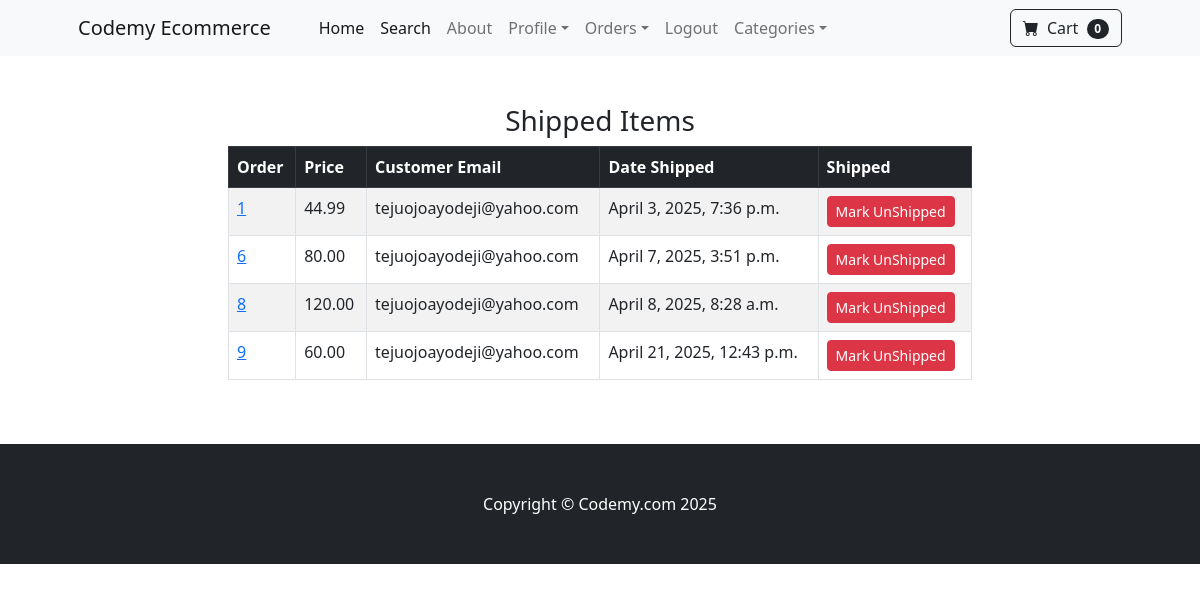
The page /payment/shipped_dash (signed in) on the database its author committed.
### payment/models.py (models this page shows, shortened)
class Order(models.Model):
    user = models.ForeignKey(User, on_delete=models.CASCADE, null= True, blank=True)
    full_name = models.CharField(max_length=250)
    email = models.EmailField(max_length=250)
    shipping_address = models.TextField(max_length=15000)
    amount_paid = models.DecimalField(max_digits=10, decimal_places=2)
    date_ordered = models.DateTimeField(auto_now_add=True)
    shipped = models.BooleanField(default=False)
    date_shipped = models.DateTimeField(blank=True, null=True)

### payment/views.py (the view, shortened to what this page needs)
# urls.py: path('shipped_dash', views.shipped_dash, name='shipped_dash'),
def shipped_dash(request):
    if request.user.is_authenticated and request.user.is_superuser:
        orders = Order.objects.filter(shipped=True)
        return render(request, 'payment/shipped_dash.html', {"orders": orders})
    else:
        messages.success(request, 'Access Denied!')
        return redirect('home')

### cart/cart.py (called while the page is built)
    def __len__(self):
        return len(self.cart)

### cart/context_processors.py (called while the page is built)
def cart(request):
    return {'cart': Cart(request)}

### payment/templates/payment/shipped_dash.html (shortened to what this page needs)
{% extends 'base.html' %}
{% block content %}
    <div class="container">
        <div class="row">
            <center>
                <div class="col-8">
                    <br><br>
                    <h3>Shipped Items</h3>
                    <table class="table table-striped table-hover table-bordered">
                        <thead class="table-dark">
                            <tr>
                                <th scope="col">Order</th>
                                <th scope="col">Price</th>
                                <th scope="col">Customer Email</th>
                                <th scope="col">Date Shipped</th>
                                <th scope="col">Shipped</th>
                            </tr>
                            </thead>
                            <tbody>
                                {% for item in orders %}
                                    <tr>
                                        <td><a href="{% url 'orders' item.id %}">{{ item.id }}</a></td>
                                        <td>{{ item.amount_paid }}</td>
                                        <td>{{ item.email }}</td>
                                        <td>{{ item.date_ordered }}</td>
                                        <td>
                                            <form method='POST'>
                                                <button type="submit" class="btn btn-danger btn-sm">Mark UnShipped</button>
                                            </form>
                                        </td>
                                    </tr>
                                {% endfor %}
                        </tbody>
                    </table>
                    <br><br>
                </div>
            </center>
        </div>
    </div>
{% endblock %}

### rows shown on the page
Order: id "1", amount_paid "44.99", email "tejuojoayodeji@yahoo.com", date_ordered "April 3, 2025, 7:36 p.m."
Order: id "6", amount_paid "80.00", email "tejuojoayodeji@yahoo.com", date_ordered "April 7, 2025, 3:51 p.m."
Order: id "8", amount_paid "120.00", email "tejuojoayodeji@yahoo.com", date_ordered "April 8, 2025, 8:28 a.m."
Order: id "9", amount_paid "60.00", email "tejuojoayodeji@yahoo.com", date_ordered "April 21, 2025, 12:43 p.m."

### other values the page prints
{{ cart|length }} "0"
